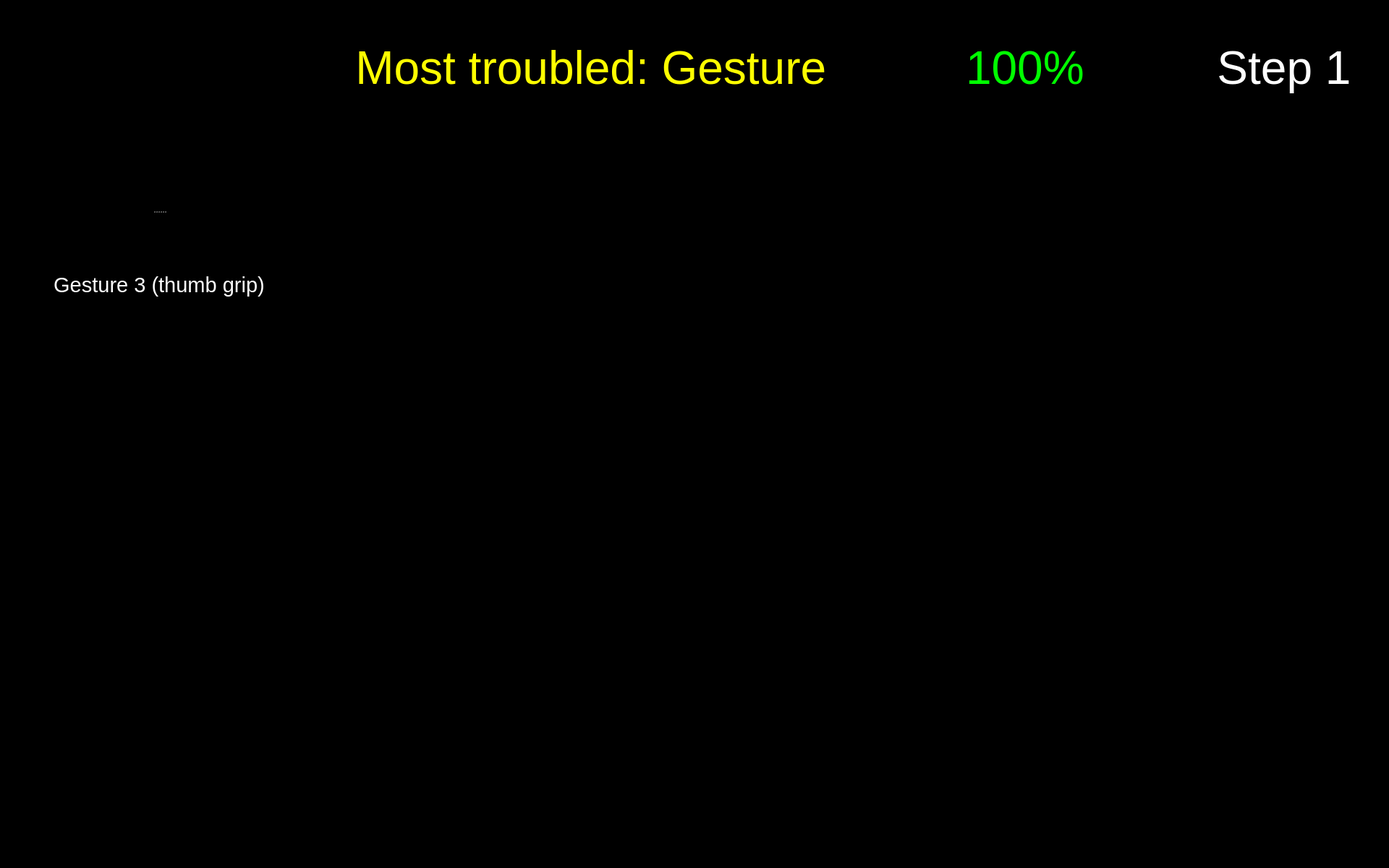
<?xml version="1.0" encoding="UTF-8"?>
<ui version="4.0">
 <class>Form</class>
 <widget class="QWidget" name="Form">
  <property name="geometry">
   <rect>
    <x>0</x>
    <y>0</y>
    <width>1920</width>
    <height>1200</height>
   </rect>
  </property>
  <property name="maximumSize">
   <size>
    <width>1920</width>
    <height>1200</height>
   </size>
  </property>
  <property name="windowTitle">
   <string>Form</string>
  </property>
  <property name="styleSheet">
   <string notr="true">background-color: rgb(0, 0, 0);</string>
  </property>
  <widget class="QPushButton" name="button_nav_left">
   <property name="enabled">
    <bool>true</bool>
   </property>
   <property name="geometry">
    <rect>
     <x>800</x>
     <y>560</y>
     <width>150</width>
     <height>150</height>
    </rect>
   </property>
   <property name="minimumSize">
    <size>
     <width>81</width>
     <height>81</height>
    </size>
   </property>
   <property name="maximumSize">
    <size>
     <width>150</width>
     <height>150</height>
    </size>
   </property>
   <property name="cursor">
    <cursorShape>OpenHandCursor</cursorShape>
   </property>
   <property name="focusPolicy">
    <enum>Qt::WheelFocus</enum>
   </property>
   <property name="contextMenuPolicy">
    <enum>Qt::DefaultContextMenu</enum>
   </property>
   <property name="layoutDirection">
    <enum>Qt::LeftToRight</enum>
   </property>
   <property name="autoFillBackground">
    <bool>false</bool>
   </property>
   <property name="styleSheet">
    <string notr="true"/>
   </property>
   <property name="icon">
    <iconset resource="resources/res.qrc">
     <normaloff>:/buttons/Button Left.svg</normaloff>:/buttons/Button Left.svg</iconset>
   </property>
   <property name="iconSize">
    <size>
     <width>144</width>
     <height>144</height>
    </size>
   </property>
   <property name="autoDefault">
    <bool>false</bool>
   </property>
   <property name="default">
    <bool>false</bool>
   </property>
   <property name="flat">
    <bool>true</bool>
   </property>
  </widget>
  <widget class="QPushButton" name="button_nav_right">
   <property name="enabled">
    <bool>true</bool>
   </property>
   <property name="geometry">
    <rect>
     <x>960</x>
     <y>560</y>
     <width>150</width>
     <height>150</height>
    </rect>
   </property>
   <property name="minimumSize">
    <size>
     <width>81</width>
     <height>81</height>
    </size>
   </property>
   <property name="maximumSize">
    <size>
     <width>150</width>
     <height>150</height>
    </size>
   </property>
   <property name="cursor">
    <cursorShape>OpenHandCursor</cursorShape>
   </property>
   <property name="focusPolicy">
    <enum>Qt::WheelFocus</enum>
   </property>
   <property name="contextMenuPolicy">
    <enum>Qt::DefaultContextMenu</enum>
   </property>
   <property name="layoutDirection">
    <enum>Qt::LeftToRight</enum>
   </property>
   <property name="autoFillBackground">
    <bool>false</bool>
   </property>
   <property name="styleSheet">
    <string notr="true"/>
   </property>
   <property name="icon">
    <iconset resource="resources/res.qrc">
     <normaloff>:/buttons/Button Right.svg</normaloff>:/buttons/Button Right.svg</iconset>
   </property>
   <property name="iconSize">
    <size>
     <width>144</width>
     <height>144</height>
    </size>
   </property>
   <property name="autoDefault">
    <bool>false</bool>
   </property>
   <property name="default">
    <bool>false</bool>
   </property>
   <property name="flat">
    <bool>true</bool>
   </property>
  </widget>
  <widget class="QWidget" name="widget_score" native="true">
   <property name="geometry">
    <rect>
     <x>1180</x>
     <y>20</y>
     <width>450</width>
     <height>150</height>
    </rect>
   </property>
   <widget class="QWidget" name="horizontalLayoutWidget_2">
    <property name="geometry">
     <rect>
      <x>-1</x>
      <y>-1</y>
      <width>451</width>
      <height>152</height>
     </rect>
    </property>
    <layout class="QHBoxLayout" name="horizontalLayout_2">
     <item>
      <widget class="QLabel" name="score_flag">
       <property name="enabled">
        <bool>true</bool>
       </property>
       <property name="sizePolicy">
        <sizepolicy hsizetype="Preferred" vsizetype="Preferred">
         <horstretch>0</horstretch>
         <verstretch>0</verstretch>
        </sizepolicy>
       </property>
       <property name="maximumSize">
        <size>
         <width>150</width>
         <height>150</height>
        </size>
       </property>
       <property name="text">
        <string/>
       </property>
       <property name="pixmap">
        <pixmap resource="resources/res.qrc">:/img/Score Flag.svg</pixmap>
       </property>
      </widget>
     </item>
     <item>
      <widget class="QLabel" name="label_text_score">
       <property name="font">
        <font>
         <pointsize>48</pointsize>
        </font>
       </property>
       <property name="styleSheet">
        <string notr="true">color: rgb(0, 255, 0);</string>
       </property>
       <property name="text">
        <string>&lt;html&gt;&lt;head/&gt;&lt;body&gt;&lt;p&gt;&lt;span style=&quot; color:#00ff00;&quot;&gt;100%&lt;/span&gt;&lt;/p&gt;&lt;/body&gt;&lt;/html&gt;</string>
       </property>
       <property name="alignment">
        <set>Qt::AlignLeading|Qt::AlignLeft|Qt::AlignVCenter</set>
       </property>
       <property name="wordWrap">
        <bool>true</bool>
       </property>
      </widget>
     </item>
    </layout>
   </widget>
  </widget>
  <widget class="QPushButton" name="button_exit">
   <property name="enabled">
    <bool>true</bool>
   </property>
   <property name="geometry">
    <rect>
     <x>1760</x>
     <y>1040</y>
     <width>150</width>
     <height>150</height>
    </rect>
   </property>
   <property name="minimumSize">
    <size>
     <width>81</width>
     <height>81</height>
    </size>
   </property>
   <property name="maximumSize">
    <size>
     <width>150</width>
     <height>150</height>
    </size>
   </property>
   <property name="cursor">
    <cursorShape>OpenHandCursor</cursorShape>
   </property>
   <property name="focusPolicy">
    <enum>Qt::WheelFocus</enum>
   </property>
   <property name="contextMenuPolicy">
    <enum>Qt::DefaultContextMenu</enum>
   </property>
   <property name="icon">
    <iconset resource="resources/res.qrc">
     <normaloff>:/buttons/Button Exit.svg</normaloff>:/buttons/Button Exit.svg</iconset>
   </property>
   <property name="iconSize">
    <size>
     <width>144</width>
     <height>144</height>
    </size>
   </property>
   <property name="autoDefault">
    <bool>false</bool>
   </property>
   <property name="default">
    <bool>false</bool>
   </property>
   <property name="flat">
    <bool>true</bool>
   </property>
  </widget>
  <widget class="QLabel" name="image_step">
   <property name="geometry">
    <rect>
     <x>1650</x>
     <y>170</y>
     <width>250</width>
     <height>250</height>
    </rect>
   </property>
   <property name="font">
    <font>
     <pointsize>48</pointsize>
    </font>
   </property>
   <property name="styleSheet">
    <string notr="true">color: rgb(255, 255, 255);</string>
   </property>
   <property name="text">
    <string/>
   </property>
   <property name="pixmap">
    <pixmap resource="resources/res.qrc">:/detected steps/Detected Step1_Button.png</pixmap>
   </property>
   <property name="alignment">
    <set>Qt::AlignCenter</set>
   </property>
   <property name="wordWrap">
    <bool>true</bool>
   </property>
  </widget>
  <widget class="QLabel" name="label_plot_1">
   <property name="geometry">
    <rect>
     <x>490</x>
     <y>180</y>
     <width>850</width>
     <height>340</height>
    </rect>
   </property>
   <property name="maximumSize">
    <size>
     <width>1200</width>
     <height>480</height>
    </size>
   </property>
   <property name="font">
    <font>
     <pointsize>48</pointsize>
    </font>
   </property>
   <property name="styleSheet">
    <string notr="true">color: rgb(255, 255, 255);</string>
   </property>
   <property name="text">
    <string/>
   </property>
   <property name="scaledContents">
    <bool>true</bool>
   </property>
  </widget>
  <widget class="QLabel" name="icon_newbie_1">
   <property name="enabled">
    <bool>true</bool>
   </property>
   <property name="geometry">
    <rect>
     <x>490</x>
     <y>380</y>
     <width>100</width>
     <height>100</height>
    </rect>
   </property>
   <property name="sizePolicy">
    <sizepolicy hsizetype="Preferred" vsizetype="Preferred">
     <horstretch>0</horstretch>
     <verstretch>0</verstretch>
    </sizepolicy>
   </property>
   <property name="maximumSize">
    <size>
     <width>100</width>
     <height>100</height>
    </size>
   </property>
   <property name="text">
    <string/>
   </property>
   <property name="pixmap">
    <pixmap resource="resources/res.qrc">:/img/Icon User.png</pixmap>
   </property>
   <property name="scaledContents">
    <bool>true</bool>
   </property>
  </widget>
  <widget class="QLabel" name="icon_reaction_1">
   <property name="enabled">
    <bool>true</bool>
   </property>
   <property name="geometry">
    <rect>
     <x>1400</x>
     <y>250</y>
     <width>200</width>
     <height>200</height>
    </rect>
   </property>
   <property name="sizePolicy">
    <sizepolicy hsizetype="Preferred" vsizetype="Preferred">
     <horstretch>0</horstretch>
     <verstretch>0</verstretch>
    </sizepolicy>
   </property>
   <property name="maximumSize">
    <size>
     <width>200</width>
     <height>200</height>
    </size>
   </property>
   <property name="text">
    <string/>
   </property>
   <property name="scaledContents">
    <bool>true</bool>
   </property>
  </widget>
  <widget class="QLabel" name="icon_expert_1">
   <property name="enabled">
    <bool>true</bool>
   </property>
   <property name="geometry">
    <rect>
     <x>490</x>
     <y>220</y>
     <width>100</width>
     <height>100</height>
    </rect>
   </property>
   <property name="sizePolicy">
    <sizepolicy hsizetype="Preferred" vsizetype="Preferred">
     <horstretch>0</horstretch>
     <verstretch>0</verstretch>
    </sizepolicy>
   </property>
   <property name="maximumSize">
    <size>
     <width>100</width>
     <height>100</height>
    </size>
   </property>
   <property name="text">
    <string/>
   </property>
   <property name="pixmap">
    <pixmap resource="resources/res.qrc">:/img/Icon Expert.png</pixmap>
   </property>
   <property name="scaledContents">
    <bool>true</bool>
   </property>
  </widget>
  <widget class="QLabel" name="label_trouble">
   <property name="geometry">
    <rect>
     <x>260</x>
     <y>20</y>
     <width>900</width>
     <height>150</height>
    </rect>
   </property>
   <property name="font">
    <font>
     <family>Arial</family>
     <pointsize>48</pointsize>
     <weight>9</weight>
     <italic>false</italic>
     <bold>false</bold>
    </font>
   </property>
   <property name="styleSheet">
    <string notr="true">font: 75 48pt &quot;Arial&quot;;
color: rgb(255, 255, 0);</string>
   </property>
   <property name="text">
    <string>Most troubled: Gesture </string>
   </property>
   <property name="textFormat">
    <enum>Qt::RichText</enum>
   </property>
   <property name="alignment">
    <set>Qt::AlignRight|Qt::AlignTrailing|Qt::AlignVCenter</set>
   </property>
   <property name="wordWrap">
    <bool>true</bool>
   </property>
  </widget>
  <widget class="QLabel" name="label_text_step">
   <property name="geometry">
    <rect>
     <x>1650</x>
     <y>20</y>
     <width>250</width>
     <height>150</height>
    </rect>
   </property>
   <property name="font">
    <font>
     <family>Arial</family>
     <pointsize>48</pointsize>
     <weight>9</weight>
     <italic>false</italic>
     <bold>false</bold>
    </font>
   </property>
   <property name="styleSheet">
    <string notr="true">font: 75 48pt &quot;Arial&quot;;
color: rgb(255, 255, 255);</string>
   </property>
   <property name="text">
    <string>Step 1</string>
   </property>
   <property name="textFormat">
    <enum>Qt::RichText</enum>
   </property>
   <property name="alignment">
    <set>Qt::AlignCenter</set>
   </property>
   <property name="wordWrap">
    <bool>true</bool>
   </property>
  </widget>
  <widget class="QSplitter" name="splitter_4">
   <property name="geometry">
    <rect>
     <x>60</x>
     <y>210</y>
     <width>320</width>
     <height>282</height>
    </rect>
   </property>
   <property name="orientation">
    <enum>Qt::Vertical</enum>
   </property>
   <widget class="QLabel" name="image_required_3">
    <property name="maximumSize">
     <size>
      <width>320</width>
      <height>240</height>
     </size>
    </property>
    <property name="text">
     <string/>
    </property>
    <property name="pixmap">
     <pixmap resource="resources/res.qrc">:/img/left_step1_gesture3.png</pixmap>
    </property>
    <property name="scaledContents">
     <bool>true</bool>
    </property>
   </widget>
   <widget class="QLabel" name="text_required_3">
    <property name="font">
     <font>
      <family>Arial</family>
      <pointsize>22</pointsize>
      <weight>9</weight>
      <italic>false</italic>
      <bold>false</bold>
     </font>
    </property>
    <property name="styleSheet">
     <string notr="true">font: 75 22pt &quot;Arial&quot;;
color: rgb(255, 255, 255);</string>
    </property>
    <property name="text">
     <string>Gesture 3 (thumb grip)</string>
    </property>
    <property name="textFormat">
     <enum>Qt::PlainText</enum>
    </property>
    <property name="alignment">
     <set>Qt::AlignCenter</set>
    </property>
    <property name="wordWrap">
     <bool>true</bool>
    </property>
   </widget>
  </widget>
 </widget>
 <resources>
  <include location="resources/res.qrc"/>
 </resources>
 <connections/>
</ui>
